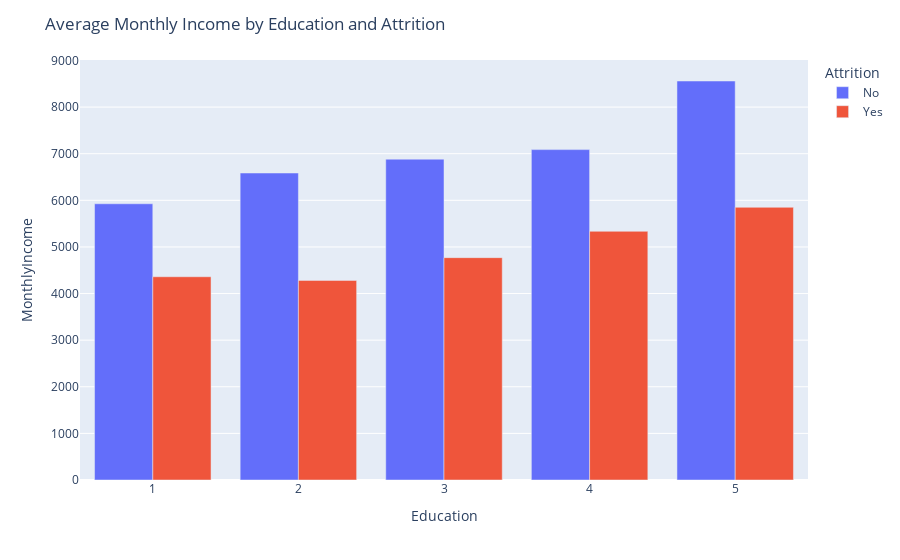

Write notebook code for a chart like this one.
### Code cell
#Visualization of Average monthly income by education and attrition
fig = px.bar(income_by_education, x='Education', y='MonthlyIncome', color='Attrition', barmode='group')

fig.update_layout(title='Average Monthly Income by Education and Attrition')
fig.show()

### Figure 1 — Plotly figure (JSON) as saved in the notebook; plotly's stock layout.template omitted (floating-point values rounded to 4 significant figures)
{"data": [{"alignmentgroup": "True", "hovertemplate": "Attrition=No<br>Education=%{x}<br>MonthlyIncome=%{y}<extra></extra>", "legendgroup": "No", "marker": {"color": "#636efa", "pattern": {"shape": ""}}, "name": "No", "offsetgroup": "No", "orientation": "v", "showlegend": true, "textposition": "auto", "type": "bar", "x": [1, 2, 3, 4, 5], "xaxis": "x", "y": [5926.0, 6586.0, 6883.0, 7088.0, 8560.0], "yaxis": "y"}, {"alignmentgroup": "True", "hovertemplate": "Attrition=Yes<br>Education=%{x}<br>MonthlyIncome=%{y}<extra></extra>", "legendgroup": "Yes", "marker": {"color": "#EF553B", "pattern": {"shape": ""}}, "name": "Yes", "offsetgroup": "Yes", "orientation": "v", "showlegend": true, "textposition": "auto", "type": "bar", "x": [1, 2, 3, 4, 5], "xaxis": "x", "y": [4360.0, 4283.0, 4770.0, 5335.0, 5850.0], "yaxis": "y"}], "layout": {"barmode": "group", "legend": {"title": {"text": "Attrition"}, "tracegroupgap": 0}, "margin": {"t": 60}, "title": {"text": "Average Monthly Income by Education and Attrition"}, "xaxis": {"anchor": "y", "domain": [0, 1], "title": {"text": "Education"}}, "yaxis": {"anchor": "x", "domain": [0, 1], "title": {"text": "MonthlyIncome"}}}}
